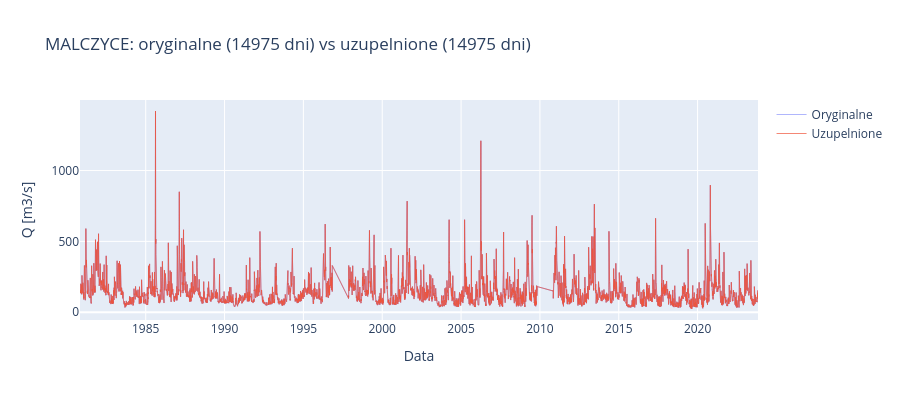
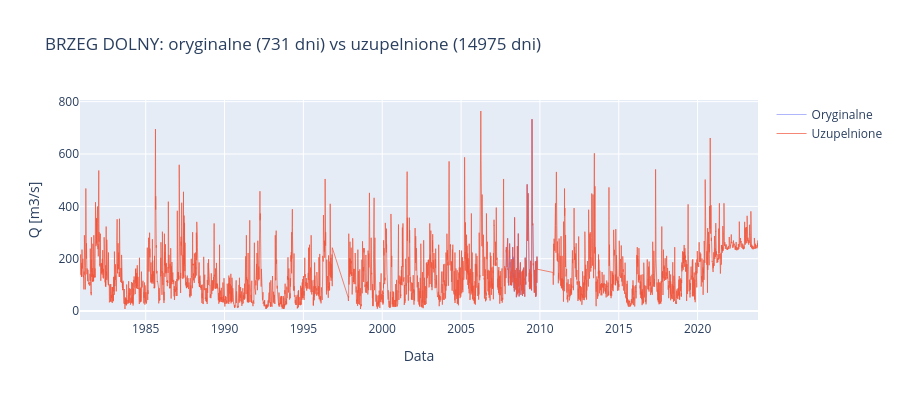

Here is the notebook cell these charts were saved with, in order:
### Markdown cell above
**Prompt do LLM:**
> *"Napisz kod ktory: (1) narysuje porownanie danych oryginalnych i uzupelnionych
> (dwa trace na jednym wykresie per stacja), (2) pokaze podsumowanie ile brakow
> przed i po, (3) zapisze oczyszczone dane do daily_hydro_clean.parquet."*

### Code cell
# Porownanie przed/po i podsumowanie
for sid in df_filled['station_id'].unique():
    name = df_filled.loc[df_filled['station_id'] == sid, 'station_name'].iloc[0]
    orig = df[df['station_id'] == sid][['date', 'discharge_m3s']].copy()
    filled = df_filled[df_filled['station_id'] == sid][['date', 'discharge_m3s']].copy()
    orig.columns = ['date', 'original']
    filled.columns = ['date', 'filled']
    comp = orig.merge(filled, on='date')

    n_orig = comp['original'].notna().sum()
    n_filled = comp['filled'].notna().sum()

    fig = go.Figure()
    fig.add_trace(go.Scatter(x=comp['date'], y=comp['original'],
        name='Oryginalne', opacity=0.5, line=dict(width=1)))
    fig.add_trace(go.Scatter(x=comp['date'], y=comp['filled'],
        name='Uzupelnione', opacity=0.7, line=dict(width=1)))
    fig.update_layout(
        title=f'{name}: oryginalne ({n_orig} dni) vs uzupelnione ({n_filled} dni)',
        xaxis_title='Data', yaxis_title='Q [m3/s]',
        hovermode='x unified', height=400)
    fig.show()

### Figure 1 — Plotly figure (JSON) as saved in the notebook; plotly's stock layout.template omitted (floating-point values rounded to 4 significant figures; data arrays with more than 128 entries replaced by an {"elided": "..."} marker saying what was removed)
{"data": [{"line": {"width": 1}, "name": "Oryginalne", "opacity": 0.5, "type": "scatter", "x": {"elided": "14975 str values"}, "y": {"elided": "14975 float values"}}, {"line": {"width": 1}, "name": "Uzupelnione", "opacity": 0.7, "type": "scatter", "x": {"elided": "14975 str values"}, "y": {"elided": "14975 float values"}}], "layout": {"height": 400, "hovermode": "x unified", "title": {"text": "MALCZYCE: oryginalne (14975 dni) vs uzupelnione (14975 dni)"}, "xaxis": {"title": {"text": "Data"}}, "yaxis": {"title": {"text": "Q [m3/s]"}}}}

### Figure 2 — Plotly figure (JSON) as saved in the notebook; plotly's stock layout.template omitted (floating-point values rounded to 4 significant figures; data arrays with more than 128 entries replaced by an {"elided": "..."} marker saying what was removed)
{"data": [{"line": {"width": 1}, "name": "Oryginalne", "opacity": 0.5, "type": "scatter", "x": {"elided": "14975 str values"}, "y": {"elided": "14975 float values"}}, {"line": {"width": 1}, "name": "Uzupelnione", "opacity": 0.7, "type": "scatter", "x": {"elided": "14975 str values"}, "y": {"elided": "14975 float values"}}], "layout": {"height": 400, "hovermode": "x unified", "title": {"text": "BRZEG DOLNY: oryginalne (731 dni) vs uzupelnione (14975 dni)"}, "xaxis": {"title": {"text": "Data"}}, "yaxis": {"title": {"text": "Q [m3/s]"}}}}
